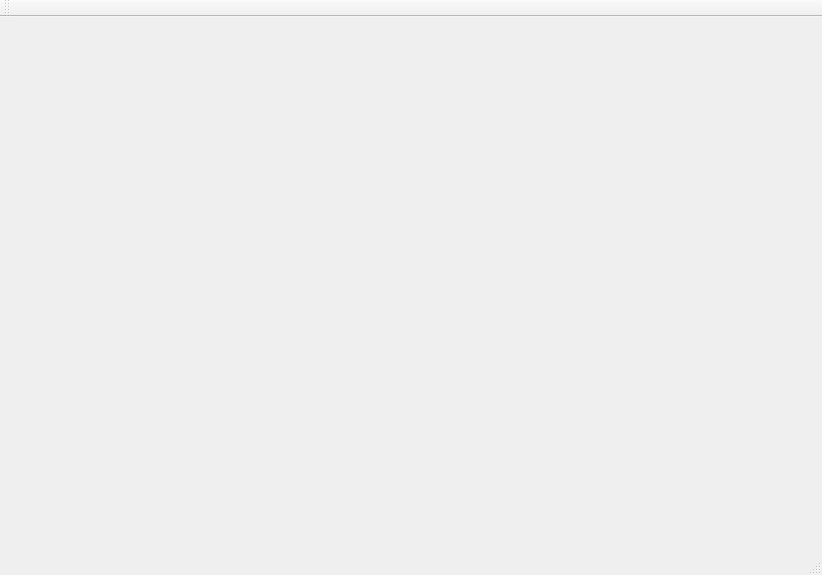
<?xml version="1.0" encoding="UTF-8"?>
<ui version="4.0">
 <class>Exercise3Class</class>
 <widget class="QMainWindow" name="Exercise3Class">
  <property name="geometry">
   <rect>
    <x>0</x>
    <y>0</y>
    <width>822</width>
    <height>575</height>
   </rect>
  </property>
  <property name="windowTitle">
   <string>Exercise3</string>
  </property>
  <widget class="QWidget" name="centralWidget"/>
  <widget class="QMenuBar" name="menuBar">
   <property name="geometry">
    <rect>
     <x>0</x>
     <y>0</y>
     <width>822</width>
     <height>26</height>
    </rect>
   </property>
  </widget>
  <widget class="QToolBar" name="mainToolBar">
   <attribute name="toolBarArea">
    <enum>TopToolBarArea</enum>
   </attribute>
   <attribute name="toolBarBreak">
    <bool>false</bool>
   </attribute>
  </widget>
  <widget class="QStatusBar" name="statusBar"/>
 </widget>
 <layoutdefault spacing="6" margin="11"/>
 <resources>
  <include location="Exercise3.qrc"/>
 </resources>
 <connections/>
</ui>
